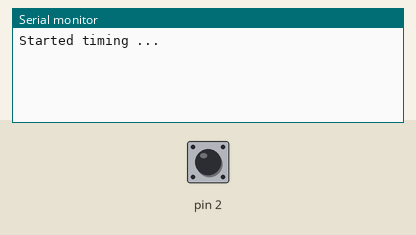
This sketch was run on a simulated Arduino Uno, built with avr-gcc and run on an emulated ATmega328P. Shown: the last lines printed to the serial monitor. The test bench sets the inputs (shaded band); at power-on: pin 2 HIGH.

Above: at 1.2 s.
1.3 s: pin 2 pulled LOW for 0.15 s
At 2.6 s:
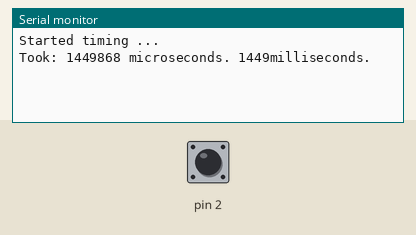
2.9 s: pin 2 pulled LOW for 1 s
At 5.1 s:
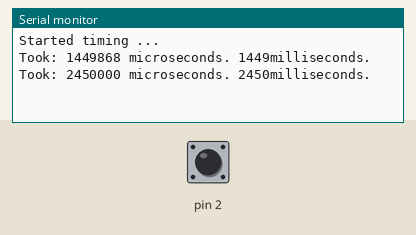
5.4 s: pin 2 pulled LOW for 0.15 s
At 5.9 s:
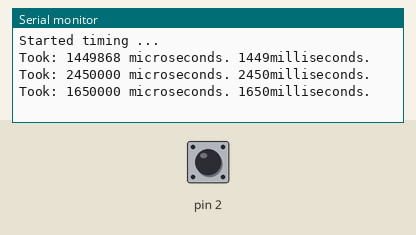

Measured:
- after the input at 1.3 s, the serial monitor: prints a new line after 0.15 s (image 1)
- after the input at 2.9 s, the serial monitor: prints a new line after 1.0 s (image 2)
- after the input at 5.4 s, the serial monitor: prints a new line after 0.15 s (image 3)

The sketch:

rising_interval.ino
```cpp
unsigned long placeholder2;
volatile unsigned long placeholder1;
volatile boolean pressed;

void isPressed ()
{
  // wait until we noticed last one
  if (pressed)
    return;

  placeholder1 = micros ();
  pressed = true;
}  // end of isPressed

void setup()
{
  digitalWrite (2, HIGH);  // pull-up
  attachInterrupt(digitalPinToInterrupt (2), isPressed, RISING);
  Serial.begin (115200);
  Serial.println ("Started timing ...");
}  // end of setup

void loop()
{
  if (!pressed)
    return;

  unsigned long elapsed = placeholder1 - placeholder2;

  if (elapsed < 1000000L)
    {
    pressed = false;
    return;  // ignore if less than a second
    }

  placeholder2 = placeholder1;
  pressed = false;  // re-arm for next time

  Serial.print ("Took: ");
  Serial.print (elapsed);
  Serial.print (" microseconds. ");

  unsigned long ms;

  ms = elapsed / 1000;

  Serial.print (ms);
  Serial.println ("milliseconds.");
}  // end of loop
```
